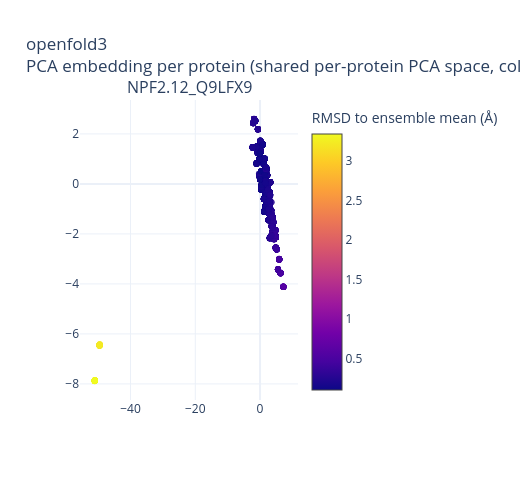

Notebook source saved alongside this figure:
### Markdown cell above
### `openfold3`

OpenFold3 -- fully open reimplementation and retraining of the AF3 architecture.

### Code cell
plot_backend_capability("openfold3")

### Figure 1 — Plotly figure (JSON) as saved in the notebook; plotly's stock layout.template omitted (floating-point values rounded to 4 significant figures; data arrays with more than 128 entries replaced by an {"elided": "..."} marker saying what was removed)
{"data": [{"hovertemplate": "%{text}<br>RMSD to ensemble mean (Å) %{marker.color:.3f}<extra></extra>", "marker": {"cmax": 3.342, "cmin": 0.1063, "color": {"elided": "4000 float values"}, "colorbar": {"title": {"text": "RMSD to ensemble mean (Å)"}}, "colorscale": [[0, "#0d0887"], [0.1111, "#46039f"], [0.2222, "#7201a8"], [0.3333, "#9c179e"], [0.4444, "#bd3786"], [0.5556, "#d8576b"], [0.6667, "#ed7953"], [0.7778, "#fb9f3a"], [0.8889, "#fdca26"], [1, "#f0f921"]], "opacity": 0.7, "showscale": true, "size": 6}, "mode": "markers", "showlegend": false, "text": {"elided": "4000 str values"}, "type": "scatter", "x": {"elided": "4000 float values"}, "xaxis": "x", "y": {"elided": "4000 float values"}, "yaxis": "y"}], "layout": {"annotations": [{"font": {"size": 16}, "showarrow": false, "text": "NPF2.12_Q9LFX9", "x": 0.5, "xanchor": "center", "xref": "paper", "y": 1, "yanchor": "bottom", "yref": "paper"}], "height": 480, "showlegend": false, "title": {"text": "openfold3<br>PCA embedding per protein (shared per-protein PCA space, coloured by RMSD to ensemble mean (Å))"}, "width": 520, "xaxis": {"anchor": "y", "domain": [0, 1]}, "yaxis": {"anchor": "x", "domain": [0, 1]}}}
